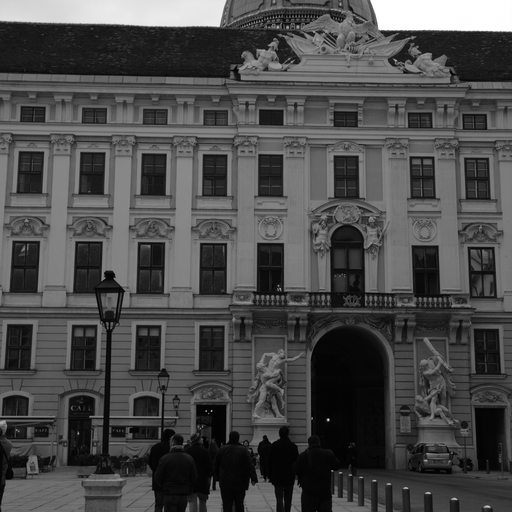
#> input picture algorithm_visualize/cover.pgm, 512 x 512 px; the run also reads 1 picture not shown here
$ python visualise_algorithms.py
#> lines starting #> are read from the running program, lines starting #| are printed output that depends on the picture; after the words box and inside, x2 and y2 are one past the last pixel; in counts of white or black regions, pixels touching at a corner belong together
import cv2
import numpy as np

algorithm = "S-UNIWARD"

img_cover = cv2.imread("./algorithm_visualize/cover.pgm", cv2.IMREAD_GRAYSCALE)
#> img_cover is the input picture: shape (512, 512); min 0, max 255, mean 74.6

img_stego = cv2.imread(f"./algorithm_visualize/{algorithm}.pgm", cv2.IMREAD_GRAYSCALE)

img_cover = cv2.cvtColor(img_cover, cv2.COLOR_GRAY2BGR)
img_stego = cv2.cvtColor(img_stego, cv2.COLOR_GRAY2BGR)

cv2.imwrite(f"./algorithm_visualize/cover.png", img_cover)
# cv2.imshow("Cover Image", img_cover)
# # cv2.waitKey(0)
#
# cv2.imshow("Stego Image", img_stego)


pixels = []
for i in range(img_stego.shape[0]):
    for j in range(img_stego.shape[1]):
        found = False
        for b in range(img_stego.shape[2]):
            if img_cover[i, j, b] != img_stego[i, j, b]:
                found = True

        if found:
            pixels.append((i, j))

# print(pixels)

result_image = img_cover.copy()
green = [128, 255, 0]

for pixel in pixels:
    result_image[pixel[0], pixel[1]] = green
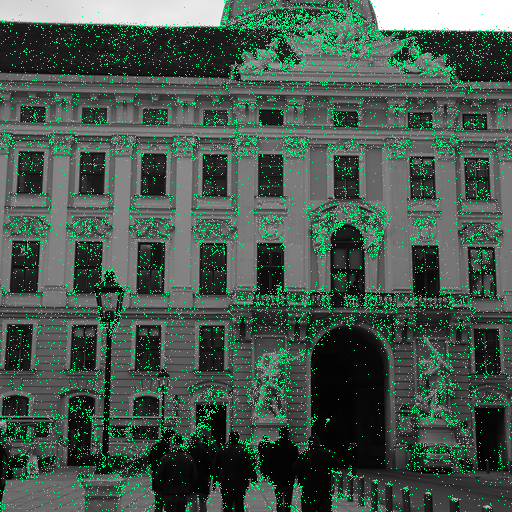
#> result_image: shape (512, 512, 3); 7.37% of pixels changed, all inside (x1, y1, x2, y2) = (0, 0, 512, 512)

# cv2.imshow("Result", result_image)

gray = [132, 132, 132]
white = [0, 0, 0]
black = [255, 255, 255]

new_image = np.full(img_cover.shape, 132)
print(img_cover.shape)
#| (512, 512, 3)
print(new_image.shape)
#| (512, 512, 3)


cv2.imwrite('./algorithm_visualize/gray.png', new_image)

gray_image = cv2.imread("./algorithm_visualize/gray.png", cv2.IMREAD_COLOR)

for pixel in pixels:
    if sum(img_cover[pixel[0], pixel[1]]) - sum(img_stego[pixel[0], pixel[1]]) > 0:
        gray_image[pixel[0], pixel[1]] = white
    else:
        gray_image[pixel[0], pixel[1]] = black
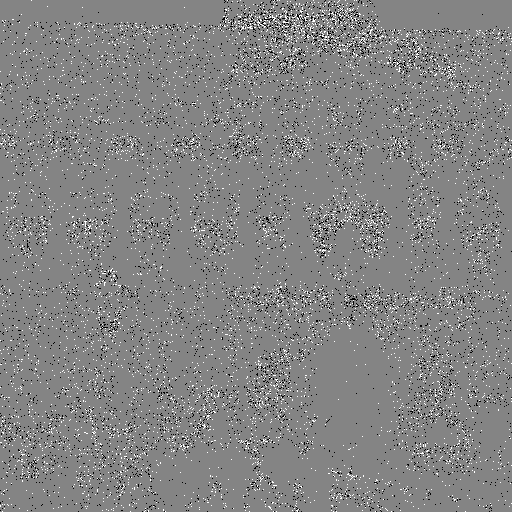
#> gray_image: shape (512, 512, 3); min 0, max 255, mean 131.6

cv2.imwrite(f'./algorithm_visualize/{algorithm}_mask.png', gray_image)
cv2.imshow("Result2", gray_image)
cv2.waitKey(0)
